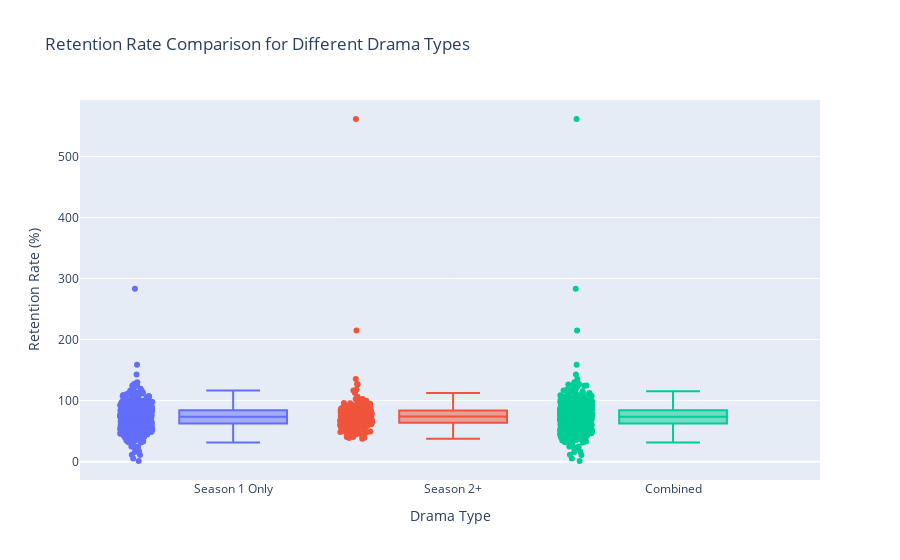

The code cell stored with this chart in its notebook:
### Markdown cell above
# 관심 유지도

### Code cell
# Box Plot 시각화
fig = go.Figure()

# df_1 Box Plot
fig.add_trace(go.Box(
    y=df_1['s1_retention_rate'],
    name='Season 1 Only',
    boxpoints='all',  # 'outliers', 'suspectedoutliers', or False
    jitter=0.3,       # Spread the points horizontally
    pointpos=-1.8     # Offset points to the left of the box
))

# df_2 Box Plot
fig.add_trace(go.Box(
    y=df_2['s1_retention_rate'],
    name='Season 2+',
    boxpoints='all',
    jitter=0.3,
    pointpos=-1.8
))

# df Box Plot (Combined DataFrame)
fig.add_trace(go.Box(
    y=df['s1_retention_rate'],
    name='Combined',
    boxpoints='all',
    jitter=0.3,
    pointpos=-1.8
))

# 레이아웃 설정
fig.update_layout(
    title='Retention Rate Comparison for Different Drama Types',
    xaxis_title='Drama Type',
    yaxis_title='Retention Rate (%)',
    showlegend=False
)

# 그래프 보여주기
fig.show()

### Figure 1 — Plotly figure (JSON) as saved in the notebook; plotly's stock layout.template omitted (floating-point values rounded to 4 significant figures; data arrays with more than 128 entries replaced by an {"elided": "..."} marker saying what was removed)
{"data": [{"boxpoints": "all", "jitter": 0.3, "name": "Season 1 Only", "pointpos": -1.8, "type": "box", "y": {"elided": "631 float values"}}, {"boxpoints": "all", "jitter": 0.3, "name": "Season 2+", "pointpos": -1.8, "type": "box", "y": {"elided": "277 float values"}}, {"boxpoints": "all", "jitter": 0.3, "name": "Combined", "pointpos": -1.8, "type": "box", "y": {"elided": "908 float values"}}], "layout": {"showlegend": false, "title": {"text": "Retention Rate Comparison for Different Drama Types"}, "xaxis": {"title": {"text": "Drama Type"}}, "yaxis": {"title": {"text": "Retention Rate (%)"}}}}
